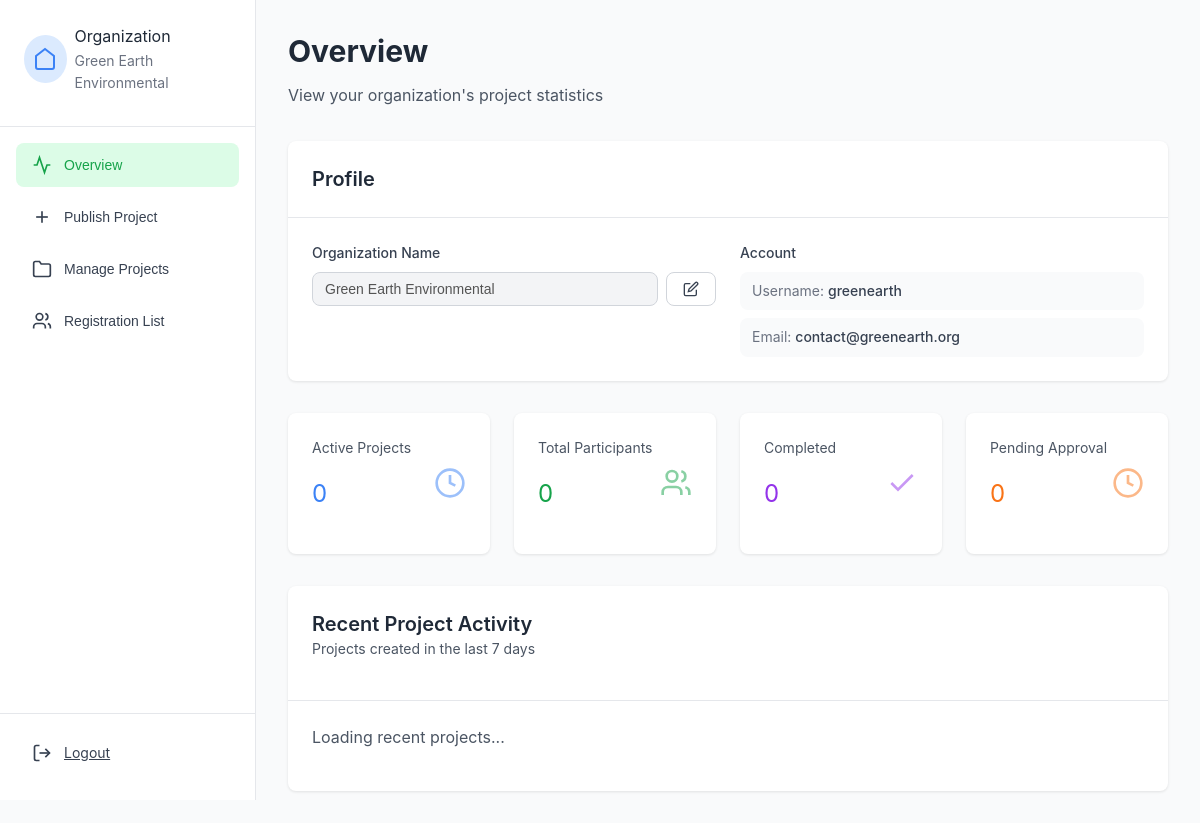
Screenshot of /organization/dashboard (signed in) with the database file from the repository.
### models.py (models this page shows, shortened)
class User(UserMixin, db.Model):
    id = db.Column(db.Integer, primary_key=True)
    username = db.Column(db.String(80), unique=True, nullable=False)
    email = db.Column(db.String(120), unique=True, nullable=False)
    password_hash = db.Column(db.String(200), nullable=False)
    user_type = db.Column(db.String(20), nullable=False)  # participant, organization, admin
    display_name = db.Column(db.String(120))
    description = db.Column(db.Text)
    is_active = db.Column(db.Boolean, default=True, nullable=False)
    created_at = db.Column(db.DateTime, default=datetime.utcnow)
    projects = relationship('Project', backref='organization', lazy=True)
    registrations = relationship('Registration', backref='user', lazy=True)
    volunteer_records = relationship('VolunteerRecord', backref='user', lazy=True)
    badge_awards = relationship('UserBadge', backref='user', lazy=True)

### routes.py (the view)
@bp.route('/organization/dashboard')
@login_required
def organization_dashboard():
    if current_user.user_type != 'organization':
        return redirect(url_for('main.login'))
    return render_template('organization_dashboard.html', user=current_user)

### app.py (called while the page is built)
@login_manager.user_loader
def load_user(user_id):
    return User.query.get(int(user_id))

### templates/organization_dashboard.html (shortened to what this page needs)
<!DOCTYPE html>
<html lang="en">
<head>
    <link rel="stylesheet" href="{{ url_for('static', filename='css/style.css') }}">
</head>
<body style="background-color: var(--gray-50);">
    <aside class="sidebar">
        <div class="sidebar-header">
            <div class="flex items-center gap-2 mb-2">
                <div style="width: 3rem; height: 3rem; background-color: #dbeafe; border-radius: 50%; display: flex; align-items: center; justify-content: center;">
                    <svg xmlns="http://www.w3.org/2000/svg" width="24" height="24" viewBox="0 0 24 24" fill="none" stroke="currentColor" stroke-width="2" style="color: var(--secondary-blue);">
                        <path d="M3 9l9-7 9 7v11a2 2 0 0 1-2 2H5a2 2 0 0 1-2-2z"/>
                    </svg>
                </div>
                <div>
                    <div>Organization</div>
                    <div class="text-sm text-gray-500" id="sidebar-username">{{ user.display_name or user.username }}</div>
                </div>
            </div>
        </div>
        <nav class="sidebar-nav">
            <button class="nav-item active" data-tab="overview">
                <svg xmlns="http://www.w3.org/2000/svg" width="20" height="20" viewBox="0 0 24 24" fill="none" stroke="currentColor" stroke-width="2">
                    <polyline points="22 12 18 12 15 21 9 3 6 12 2 12"/>
                </svg>
                <span>Overview</span>
            </button>
            <button class="nav-item" data-tab="publish">
                <svg xmlns="http://www.w3.org/2000/svg" width="20" height="20" viewBox="0 0 24 24" fill="none" stroke="currentColor" stroke-width="2">
                    <line x1="12" y1="5" x2="12" y2="19"/>
                    <line x1="5" y1="12" x2="19" y2="12"/>
                </svg>
                <span>Publish Project</span>
            </button>
            <button class="nav-item" data-tab="manage">
                <svg xmlns="http://www.w3.org/2000/svg" width="20" height="20" viewBox="0 0 24 24" fill="none" stroke="currentColor" stroke-width="2">
                    <path d="M22 19a2 2 0 0 1-2 2H4a2 2 0 0 1-2-2V5a2 2 0 0 1 2-2h5l2 3h9a2 2 0 0 1 2 2z"/>
                </svg>
                <span>Manage Projects</span>
            </button>
            <button class="nav-item" data-tab="registrations">
                <svg xmlns="http://www.w3.org/2000/svg" width="20" height="20" viewBox="0 0 24 24" fill="none" stroke="currentColor" stroke-width="2">
                    <path d="M16 21v-2a4 4 0 0 0-4-4H6a4 4 0 0 0-4 4v2"/>
                    <circle cx="9" cy="7" r="4"/>
                    <path d="M22 21v-2a4 4 0 0 0-3-3.87M16 3.13a4 4 0 0 1 0 7.75"/>
                </svg>
                <span>Registration List</span>
            </button>
        </nav>
        <div style="position: absolute; bottom: 0; width: 16rem; padding: 1rem; border-top: 1px solid var(--gray-200);">
            <a href="/logout" class="nav-item">
                <svg xmlns="http://www.w3.org/2000/svg" width="20" height="20" viewBox="0 0 24 24" fill="none" stroke="currentColor" stroke-width="2">
                    <path d="M9 21H5a2 2 0 0 1-2-2V5a2 2 0 0 1 2-2h4"/>
                    <polyline points="16 17 21 12 16 7"/>
                    <line x1="21" y1="12" x2="9" y2="12"/>
                </svg>
                <span>Logout</span>
            </a>
        </div>
    </aside>
    <main class="main-content">
        <div class="tab-content active" id="overview-tab">
            <div class="mb-8">
                <h2>Overview</h2>
                <p class="text-gray-600">View your organization's project statistics</p>
            </div>
            <div class="card mb-8">
                <div class="card-header">
                    <h3 style="margin: 0;">Profile</h3>
                </div>
                <div class="card-content">
                    <div class="grid grid-cols-2" style="gap: 1.5rem;">
                        <div>
                            <label style="display: block; font-weight: 500; margin-bottom: 0.5rem; color: var(--gray-700); font-size: 0.875rem;">Organization Name</label>
                            <div class="flex items-center gap-2" id="display-name-container">
                                <input
                                    type="text"
                                    id="display-name-input"
                                    value="{{ user.display_name or '' }}"
                                    placeholder="{{ user.username }}"
                                    disabled
                                    style="flex: 1; padding: 0.5rem 0.75rem; border: 1px solid var(--gray-300); border-radius: var(--border-radius); font-size: 0.875rem; background-color: var(--gray-100); transition: all 0.2s;"
                                    maxlength="120"
                                />
                                <button id="edit-display-name-btn" class="btn btn-outline" style="padding: 0.5rem 1rem; font-size: 0.875rem;">
                                    <svg xmlns="http://www.w3.org/2000/svg" width="16" height="16" viewBox="0 0 24 24" fill="none" stroke="currentColor" stroke-width="2">
                                        <path d="M11 4H4a2 2 0 0 0-2 2v14a2 2 0 0 0 2 2h14a2 2 0 0 0 2-2v-7"/>
                                        <path d="M18.5 2.5a2.121 2.121 0 0 1 3 3L12 15l-4 1 1-4 9.5-9.5z"/>
                                    </svg>
                                </button>
                            </div>
                        </div>
                        <div>
                            <label style="display: block; font-weight: 500; margin-bottom: 0.5rem; color: var(--gray-700); font-size: 0.875rem;">Account</label>
                            <div style="display: flex; flex-direction: column; gap: 0.5rem;">
                                <div style="padding: 0.5rem 0.75rem; background-color: var(--gray-50); border-radius: var(--border-radius); font-size: 0.875rem;">
                                    <span style="color: var(--gray-500);">Username:</span> <span style="color: var(--gray-700); font-weight: 500;">{{ user.username }}</span>
                                </div>
                                <div style="padding: 0.5rem 0.75rem; background-color: var(--gray-50); border-radius: var(--border-radius); font-size: 0.875rem;">
                                    <span style="color: var(--gray-500);">Email:</span> <span style="color: var(--gray-700); font-weight: 500;">{{ user.email }}</span>
                                </div>
                            </div>
                        </div>
                    </div>
                </div>
            </div>
            <div class="grid grid-cols-4 mb-8">
                <div class="card">
                    <div class="card-content">
                        <div class="flex items-center justify-between">
                            <div>
                                <p class="text-sm text-gray-600 mb-1">Active Projects</p>
                                <p id="org-stat-active" style="font-size: 1.5rem; color: var(--secondary-blue);">0</p>
                            </div>
                            <svg xmlns="http://www.w3.org/2000/svg" width="32" height="32" viewBox="0 0 24 24" fill="none" stroke="currentColor" stroke-width="2" style="color: var(--secondary-blue); opacity: 0.5;">
                                <circle cx="12" cy="12" r="10"/>
                                <polyline points="12 6 12 12 16 14"/>
                            </svg>
                        </div>
                    </div>
                </div>
                <div class="card">
                    <div class="card-content">
                        <div class="flex items-center justify-between">
                            <div>
                                <p class="text-sm text-gray-600 mb-1">Total Participants</p>
                                <p id="org-stat-participants" style="font-size: 1.5rem; color: var(--primary-green);">0</p>
                            </div>
                        </div>
                    </div>
                </div>
                <div class="card">
                    <div class="card-content">
                        <div class="flex items-center justify-between">
                            <div>
                                <p class="text-sm text-gray-600 mb-1">Completed</p>
                                <p id="org-stat-completed" style="font-size: 1.5rem; color: var(--accent-purple);">0</p>
                            </div>
                            <svg xmlns="http://www.w3.org/2000/svg" width="32" height="32" viewBox="0 0 24 24" fill="none" stroke="currentColor" stroke-width="2" style="color: var(--accent-purple); opacity: 0.5;">
                                <polyline points="20 6 9 17 4 12"/>
                            </svg>
                        </div>
                    </div>
                </div>
                <div class="card">
                    <div class="card-content">
                        <div class="flex items-center justify-between">
                            <div>
                                <p class="text-sm text-gray-600 mb-1">Pending Approval</p>
                                <p id="org-stat-pending" style="font-size: 1.5rem; color: var(--accent-orange);">0</p>
                            </div>
                            <svg xmlns="http://www.w3.org/2000/svg" width="32" height="32" viewBox="0 0 24 24" fill="none" stroke="currentColor" stroke-width="2" style="color: var(--accent-orange); opacity: 0.5;">
                                <circle cx="12" cy="12" r="10"/>
                                <polyline points="12 6 12 12 16 14"/>
                            </svg>
                        </div>
                    </div>
                </div>
            </div>
            <div class="card">
                <div class="card-header">
                    <h3 style="margin: 0;">Recent Project Activity</h3>
                    <p class="text-sm text-gray-600 mt-1">Projects created in the last 7 days</p>
                </div>
                <div class="card-content">
                    <div id="recent-projects-container" style="display: grid; grid-template-columns: repeat(auto-fill, minmax(300px, 1fr)); gap: 1.5rem;">
                        <p class="text-gray-600">Loading recent projects...</p>
                    </div>
                </div>
            </div>
        </div>
    </main>
</body>
</html>

### static/css/style.css (style rules this page uses)
* { margin: 0; padding: 0; box-sizing: border-box; }
:root { --primary-green: #16a34a; --primary-green-dark: #15803d; --primary-green-light: #22c55e; --secondary-blue: #3b82f6; --secondary-blue-dark: #2563eb; --accent-purple: #9333ea; --accent-orange: #f97316; --accent-pink: #ec4899; --accent-yellow: #eab308; --gray-50: #f9fafb; --gray-100: #f3f4f6; --gray-200: #e5e7eb; --gray-300: #d1d5db; --gray-400: #9ca3af; --gray-500: #6b7280; --gray-600: #4b5563; --gray-700: #374151; --gray-800: #1f2937; --gray-900: #111827; --white: #ffffff; --border-radius: 8px; --shadow: 0 1px 3px 0 rgba(0, 0, 0, 0.1); --shadow-md: 0 4px 6px -1px rgba(0, 0, 0, 0.1); --shadow-lg: 0 10px 15px -3px rgba(0, 0, 0, 0.1); }
body { font-family: -apple-system, BlinkMacSystemFont, 'Segoe UI', Roboto, 'Helvetica Neue', Arial, sans-serif; line-height: 1.6; color: var(--gray-800); background-color: var(--gray-50); }
h2 { font-size: 1.875rem; font-weight: 700; line-height: 1.3; margin-bottom: 0.75rem; }
h3 { font-size: 1.25rem; font-weight: 600; line-height: 1.4; margin-bottom: 0.5rem; }
p { margin-bottom: 1rem; }
.btn { display: inline-flex; align-items: center; justify-content: center; padding: 0.625rem 1.25rem; border-radius: var(--border-radius); font-weight: 500; cursor: pointer; transition: all 0.2s; border: none; text-decoration: none; font-size: 0.875rem; }
.btn-outline { background-color: transparent; border: 1px solid var(--gray-300); color: var(--gray-700); }
.card { background-color: var(--white); border-radius: var(--border-radius); box-shadow: var(--shadow); overflow: hidden; }
.card-header { padding: 1.5rem; border-bottom: 1px solid var(--gray-200); }
.card-content { padding: 1.5rem; }
label { display: block; margin-bottom: 0.5rem; font-weight: 500; font-size: 0.875rem; color: var(--gray-700); }
input[type="text"], input[type="email"], input[type="password"], input[type="number"], input[type="date"], select, textarea { width: 100%; padding: 0.625rem 0.875rem; border: 1px solid var(--gray-300); border-radius: var(--border-radius); font-size: 0.875rem; transition: border-color 0.2s; }
.grid { display: grid; gap: 1.5rem; }
.grid-cols-2 { grid-template-columns: repeat(2, minmax(0, 1fr)); }
.grid-cols-4 { grid-template-columns: repeat(4, minmax(0, 1fr)); }
.flex { display: flex; }
.items-center { align-items: center; }
.justify-between { justify-content: space-between; }
.gap-2 { gap: 0.5rem; }
.mb-2 { margin-bottom: 0.5rem; }
.mb-8 { margin-bottom: 2rem; }
.text-sm { font-size: 0.875rem; }
.text-gray-600 { color: var(--gray-600); }
.text-gray-500 { color: var(--gray-500); }
.sidebar { width: 16rem; background-color: var(--white); border-right: 1px solid var(--gray-200); height: 100vh; position: fixed; left: 0; top: 0; }
.sidebar-header { padding: 1.5rem; border-bottom: 1px solid var(--gray-200); }
.sidebar-nav { padding: 1rem; }
.nav-item { display: flex; align-items: center; gap: 0.75rem; padding: 0.75rem 1rem; border-radius: var(--border-radius); cursor: pointer; transition: background-color 0.2s; margin-bottom: 0.5rem; background: none; border: none; width: 100%; text-align: left; color: var(--gray-700); font-size: 0.875rem; }
.nav-item.active { background-color: #dcfce7; color: var(--primary-green); }
.nav-item svg { width: 1.25rem; height: 1.25rem; }
.main-content { margin-left: 16rem; padding: 2rem; min-height: 100vh; }
.tab-content { display: none; }
.tab-content.active { display: block; }
@media (min-width: 769px) { .grid-cols-2 { grid-template-columns: repeat(2, minmax(0, 1fr)); } }
@media (min-width: 769px) { .grid-cols-4 { grid-template-columns: repeat(4, minmax(0, 1fr)); } }

### rows the page displays
User: display_name "Green Earth Environmental", display_name+username "Green Earth Environmental", username "greenearth", email "contact@greenearth.org"
